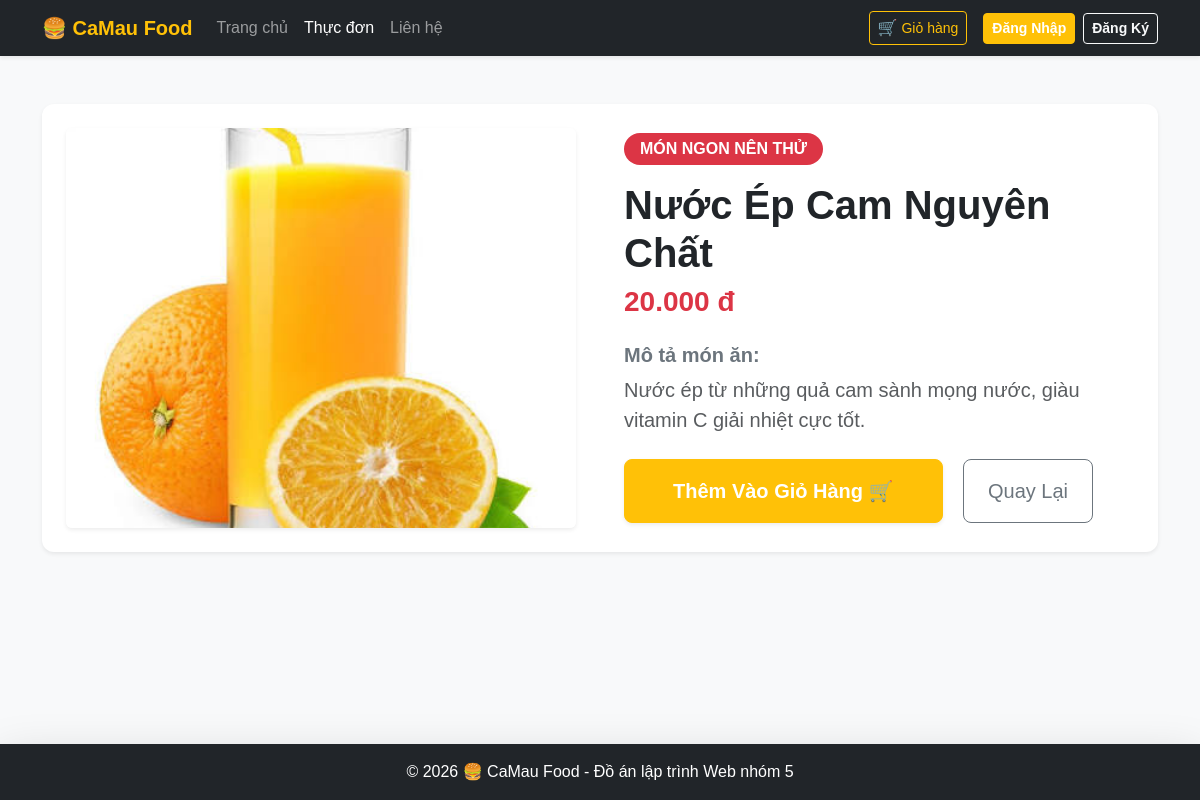
The app's page /detail.php?id=7 with its own data.
### tables this page shows
CREATE TABLE `products` (
  `id` int(11) NOT NULL,
  `category_id` int(11) NOT NULL,
  `name` varchar(255) NOT NULL,
  `price` int(11) NOT NULL,
  `image` varchar(255) DEFAULT NULL,
  `description` text DEFAULT NULL,
  `created_at` timestamp NOT NULL DEFAULT current_timestamp()
);

### detail.php (the view, shortened to what this page needs)
<?php
require_once 'config/database.php';
$id = isset($_GET['id']) ? intval($_GET['id']) : 0;
try {
    $stmt = $conn->prepare("SELECT * FROM products WHERE id = :id");
    $stmt->execute(['id' => $id]);
    $product = $stmt->fetch(PDO::FETCH_ASSOC);
} catch (PDOException $e) {
    die("Lỗi hệ thống: " . $e->getMessage());
}
?>
<!DOCTYPE html>
<html lang="vi">
<head>
    <link href="https://cdn.jsdelivr.net/npm/bootstrap@5.3.0/dist/css/bootstrap.min.css" rel="stylesheet">
    <link href="assets/css/style.css" rel="stylesheet">
</head>
<body class="bg-light d-flex flex-column min-vh-100">
    <div class="toast-container position-fixed top-0 end-0 p-3 detail-toast-container">
    </div>
    <nav class="navbar navbar-expand-lg navbar-dark bg-dark shadow-sm">
        <div class="container">
            <a class="navbar-brand fw-bold text-warning" href="index.php">🍔 CaMau Food</a>
            <div class="collapse navbar-collapse" id="navbarNav">
                <ul class="navbar-nav me-auto mb-2 mb-lg-0">
                    <li class="nav-item"><a class="nav-link" href="index.php">Trang chủ</a></li>
                    <li class="nav-item"><a class="nav-link active" href="menu.php">Thực đơn</a></li>
                    <li class="nav-item"><a class="nav-link" href="contact.php">Liên hệ</a></li>
                </ul>
                <div class="d-flex align-items-center ms-auto">
                    <a href="cart.php" class="btn btn-outline-warning btn-sm me-3 position-relative d-flex align-items-center px-2 py-1">
                        <span class="fs-6 me-1">🛒</span> Giỏ hàng
                    </a>
                    <?php if (isset($_SESSION['user'])): ?>
                        <span class="text-light me-3">Xin chào, <b class="text-warning"><?= htmlspecialchars($_SESSION['user']['fullname']) ?></b>!</span>
                        <?php if ($_SESSION['user']['role'] === 'admin'): ?>
                            <a href="admin/index.php" class="btn btn-danger btn-sm me-2">Quản trị 👑</a>
                        <?php endif; ?>
                        <a href="logout.php" class="btn btn-secondary btn-sm">Đăng xuất</a>
                    <?php else: ?>
                        <a href="login.php" class="btn btn-warning text-white fw-bold btn-sm me-2">Đăng Nhập</a>
                        <a href="register.php" class="btn btn-outline-light btn-sm fw-bold">Đăng Ký</a>
                    <?php endif; ?>
                </div>
            </div>
        </div>
    </nav>
    <div class="container my-5 flex-grow-1">
        <div class="card shadow-sm border-0 p-4 bg-white page-card-rounded">
            <div class="row g-5">
                <div class="col-12 col-md-6">
                    <?php if (!empty($product['image']) && file_exists('uploads/' . $product['image'])): ?>
                        <img src="uploads/<?= htmlspecialchars($product['image']) ?>" class="img-fluid rounded shadow-sm w-100 detail-product-image" alt="<?= htmlspecialchars($product['name']) ?>">
                    <?php else: ?>
                        <img src="https://images.unsplash.com/photo-1546069901-ba9599a7e63c?q=80&w=600&h=450&fit=crop" class="img-fluid rounded shadow-sm w-100 detail-product-image" alt="Ảnh mặc định">
                    <?php endif; ?>
                </div>
                <div class="col-12 col-md-6 d-flex flex-column justify-content-center">
                    <span class="badge bg-danger p-2 px-3 align-self-start mb-3 fs-6 rounded-pill">MÓN NGON NÊN THỬ</span>
                    <h1 class="fw-bold text-dark mb-2"><?= htmlspecialchars($product['name']) ?></h1>
                    <h3 class="text-danger fw-bold mb-4"><?= number_format($product['price'], 0, ',', '.') ?> đ</h3>
                    <h5 class="fw-bold text-secondary">Mô tả món ăn:</h5>
                    <p class="text-muted fs-5 lh-base mb-4">
                        <?= !empty($product['description']) ? htmlspecialchars($product['description']) : 'Món ăn thơm ngon đậm đà hương vị, được chế biến sạch sẽ từ những nguyên liệu tươi ngon nhất, đảm bảo vệ sinh an toàn thực phẩm.' ?>
                    </p>
                    <div class="d-grid gap-2 d-md-block">
                        <a href="add_to_cart.php?id=<?= $product['id'] ?>" class="btn btn-warning text-white btn-lg fw-bold px-5 py-3 shadow-sm me-md-3 detail-action-btn">Thêm Vào Giỏ Hàng 🛒</a>
                        <a href="index.php" class="btn btn-outline-secondary btn-lg px-4 py-3 detail-action-btn">Quay Lại</a>
                    </div>
                </div>
            </div>
        </div>
    </div>
    <?php include 'footer.php'; ?>
</body>
</html>

### assets/css/style.css (style rules this page uses)
body { background-color: #f8f9fa; font-family: Arial, Helvetica, sans-serif; }
.home-toast-container, .detail-toast-container { z-index: 1100; margin-top: 65px; }
.page-card-rounded { border-radius: 12px; }
.detail-product-image { max-height: 400px; object-fit: cover; }
.detail-action-btn { border-radius: 8px; }

### records on screen
products: image (picture), name "Nước Ép Cam Nguyên Chất", price "20.000", description "Nước ép từ những quả cam sành mọng nước, giàu vitamin C giải nhiệt cực tốt."
